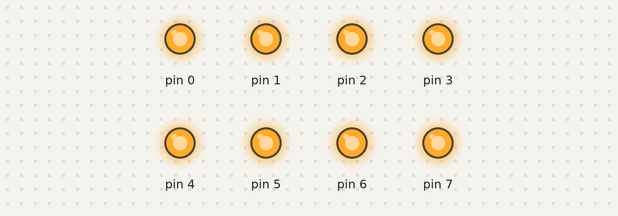
Recording of a sketch running on a simulated Arduino Uno, built with avr-gcc and run on an emulated ATmega328P. On the bench: output pins drawn as LEDs (lit = HIGH).

Above: at 0.2 s.
At 1.7 s:
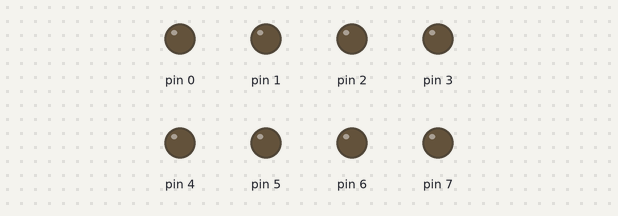
Timing chart, 0 to 3.0 s (numbered marks = the images above):
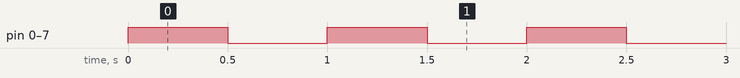

Measured:
- by itself, pin 0–7: alternates HIGH for 0.50 s and LOW for 0.50 s

The sketch:

sketch_mar07c.ino
```cpp
#include <util/delay.h>

#ifndef _BV
#define _BV(bit)        (1<<(bit))
#endif
#ifndef sbi
#define sbi(reg,bit)    reg |= (_BV(bit))
#endif

#ifndef cbi
#define cbi(reg,bit)    reg &= ~(_BV(bit))
#endif

#ifndef tbi
#define tbi(reg,bit)    reg ^= (_BV(bit))
#endif


int main() {


  DDRD=0xff;


while (1) {
  sbi(PORTD,PB0);
  sbi(PORTD,PB1);
  sbi(PORTD,PB2);
  sbi(PORTD,PB3);
  sbi(PORTD,PB4);
  sbi(PORTD,PB5);
  sbi(PORTD,PB6);
  sbi(PORTD,PB7);
  _delay_ms(500);
  cbi(PORTD,PB0);
  cbi(PORTD,PB1);
  cbi(PORTD,PB2);
  cbi(PORTD,PB3);
  cbi(PORTD,PB4);
  cbi(PORTD,PB5);
  cbi(PORTD,PB6);
  cbi(PORTD,PB7);
  _delay_ms(500);
}
}
```
